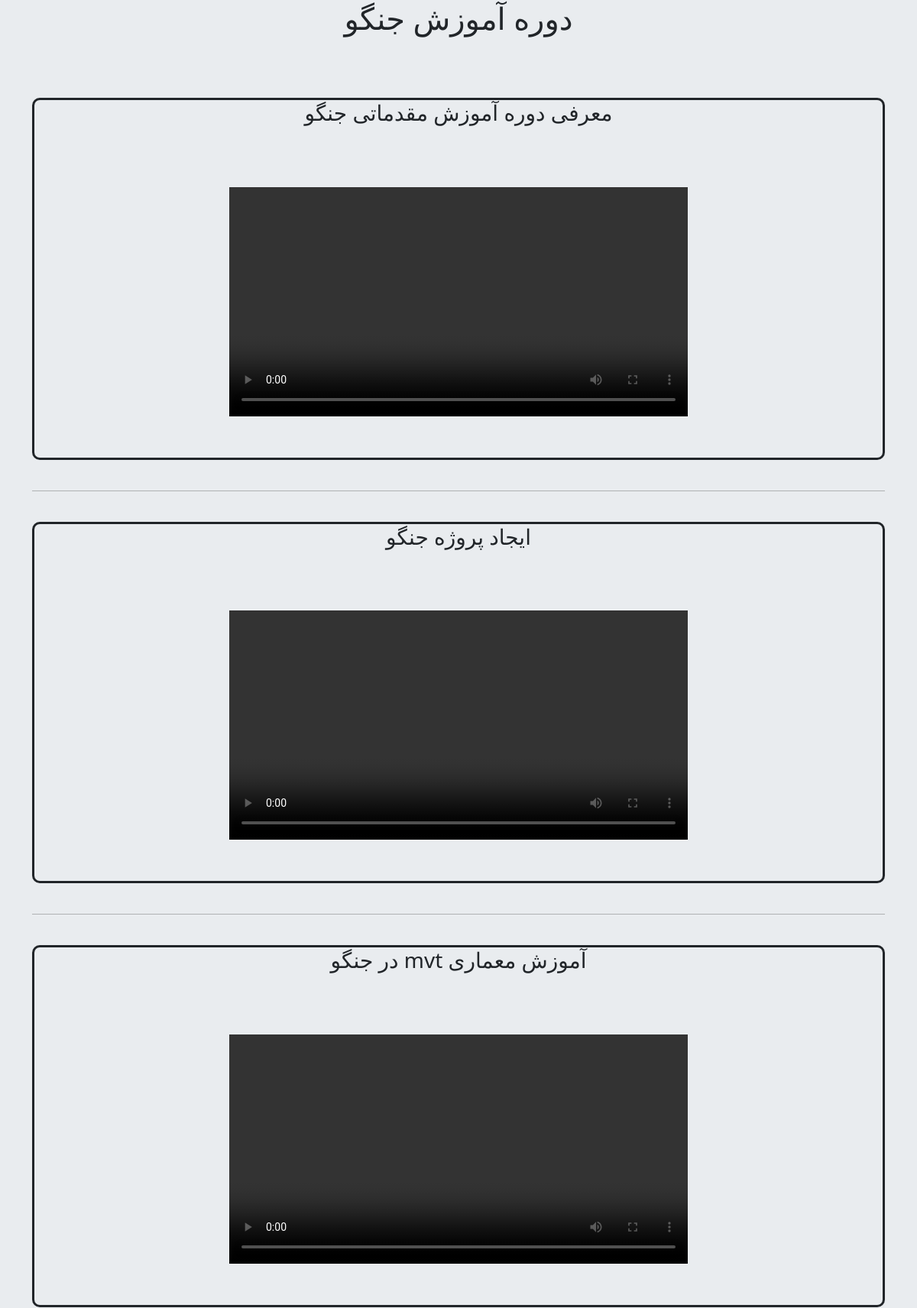
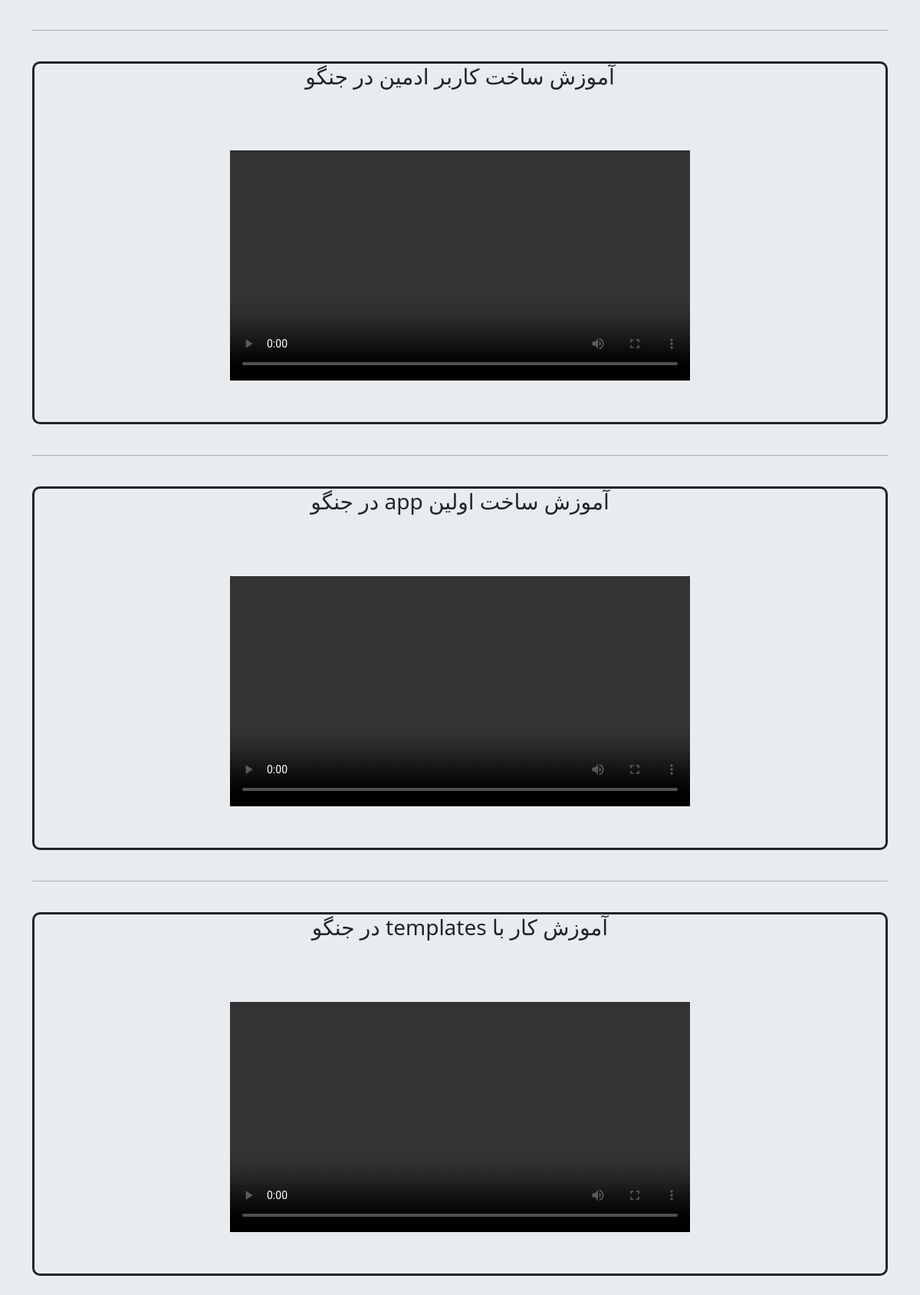
The app's page /python/django/ (upper part) with its own data (2 pictures, top to bottom).
### courses/models.py (models this page shows, shortened)
class DjangoCourse(models.Model):
    caption2 = models.CharField(max_length=100)
    video2 = models.FileField(upload_to="video/%y")

### courses/views.py (the view)
# urls.py: path('django/', views.djangocourse, name='djangocourse'),
def djangocourse(request):
    video_2 = DjangoCourse.objects.all()
    return render(request, 'django_course.html', {'video_2' : video_2})

### templates/django_course.html (shortened to what this page needs)
{% extends 'Base.html' %}
{% block content %}
    <center><h1>دوره آموزش جنگو</h1></center><br><br><br>
    <div class="container">
        {% for item in video_2 %}
            <div style="border: 3px solid; border-radius: 10px;">
                <center><h3>{{item.caption2}}</h3></center><br><br><br>
                <center>
                    <video controls="controls" style="width: 600px;">
                        <source src="{{item.video2.url}}" type="video/mp4">
                    </video><br><br><br>
                </center>
            </div><br><hr style="color: black;"><br>
        {% endfor %}
    </div><br><br>
{% endblock %}

### templates/django_course.html (style rules this page uses)
html { margin: 0; padding: 0; }
body { margin: 0; padding: 0; background-color: #e9ecef; }

### records on screen
DjangoCourse: caption2 "معرفی دوره آموزش مقدماتی جنگو"
DjangoCourse: caption2 "ایجاد پروژه جنگو"
DjangoCourse: caption2 "آموزش معماری mvt در جنگو"
DjangoCourse: caption2 "آموزش ساخت کاربر ادمین در جنگو"
DjangoCourse: caption2 "آموزش ساخت اولین app در جنگو"
DjangoCourse: caption2 "آموزش کار با templates در جنگو"
